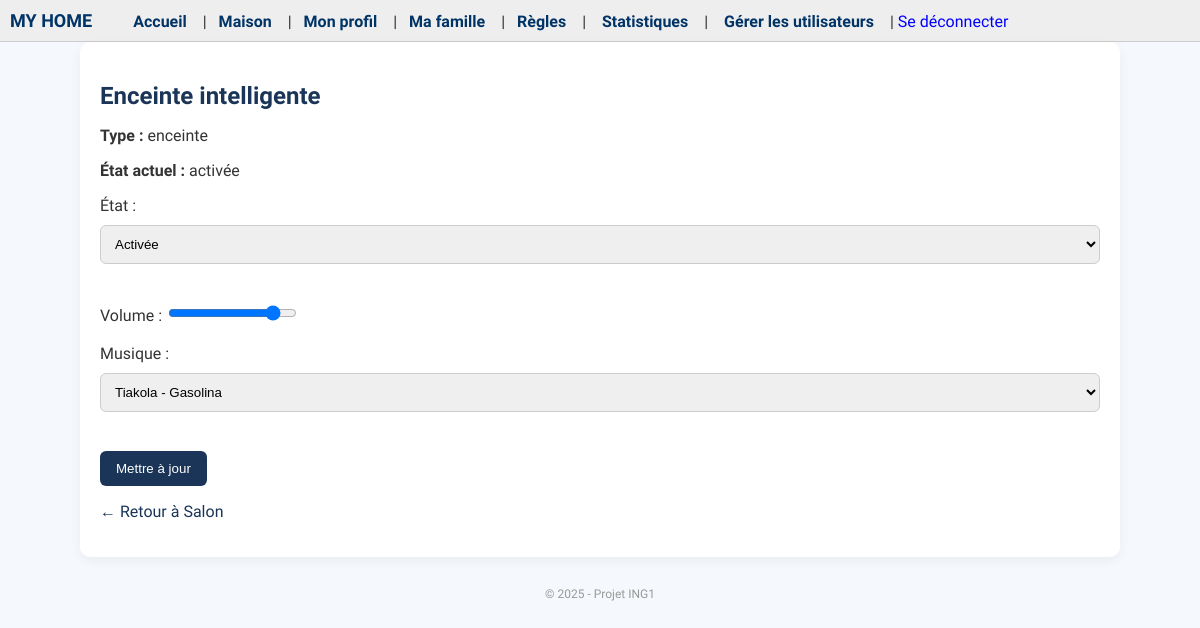
Before: /objet/42/ (signed in) with the older database file.
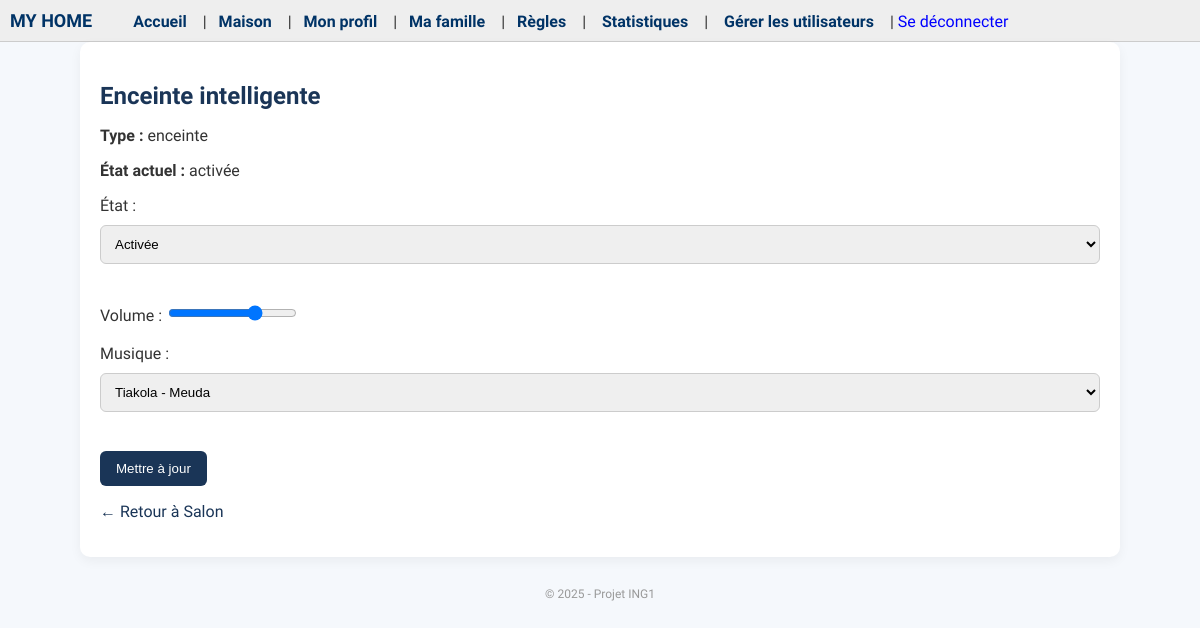
After: the same page with the newer database file.
### objets/models.py (models this page shows, shortened)
class ObjetConnecte(models.Model):
    nom = models.CharField(max_length=100)
    type_objet = models.CharField(max_length=100)
    etat = models.CharField(max_length=100, default="éteint")
    piece = models.ForeignKey(Piece, related_name="objets", on_delete=models.CASCADE)
    intensite = models.PositiveIntegerField(null=True, blank=True)  # lumière
    couleur = models.CharField(max_length=20, null=True, blank=True)
    volume = models.PositiveIntegerField(null=True, blank=True)  # enceinte
    musique = models.CharField(max_length=100, null=True, blank=True)
    temperature = models.FloatField(null=True, blank=True)  # thermostat, sèche-serviette
    mode = models.CharField(max_length=50, null=True, blank=True)  # thermostat, lit
    position = models.CharField(max_length=20, null=True, blank=True)  # volet, parasol, lit
    consommation_eau = models.FloatField(null=True, blank=True)  # capteur d'eau
    restreint_enfant = models.BooleanField(default=False)
    controle_parent_uniquement = models.BooleanField(default=False)
    date_derniere_interaction = models.DateTimeField(null=True, blank=True)

class Piece(models.Model):
    nom = models.CharField(max_length=100)

### objets/views.py (the view, shortened to what this page needs)
# urls.py: path('objet/<int:id>/', voir_objet, name='voir_objet'),
@login_required
def voir_objet(request, id):
    objet = get_object_or_404(ObjetConnecte, id=id)
    user = request.user
    if user.niveau not in ["intermédiaire", "avancé", "expert"]:
        return render(request, 'erreur.html', {'message': "Accès aux objets réservé à partir du niveau intermédiaire."})
    if user.age and user.age < 15 and objet.restreint_enfant:
        return render(request, 'erreur.html', {'message': "Accès interdit (objet restreint aux enfants)."})
    if user.type_membre != "parent" and objet.controle_parent_uniquement:
        return render(request, 'erreur.html', {'message': "Accès réservé aux parents."})
    return render(request, 'objet.html', {'objet': objet})

### templates/objet.html (shortened to what this page needs)
{% extends 'base.html' %}
{% block content %}
<h2>{{ objet.nom }}</h2>
<p><strong>Type :</strong> {{ objet.type_objet }}</p>
<p><strong>État actuel :</strong> {{ objet.etat }}</p>
<form method="post">
  {% if objet.type_objet in "téléviseur grille-pain réfrigérateur miroir douche détecteur de fumée" %}
    <label>État :</label>
    <select name="etat">
      <option value="allumé" {% if objet.etat == 'allumé' %}selected{% endif %}>Allumé</option>
      <option value="éteint" {% if objet.etat == 'éteint' %}selected{% endif %}>Éteint</option>
    </select><br><br>
  {% elif objet.type_objet == "enceinte" %}
    <label>État :</label>
    <select name="etat">
      <option value="activée" {% if objet.etat == 'activée' %}selected{% endif %}>Activée</option>
    </select><br><br>
    <label>Volume :</label>
    <input type="range" name="volume" min="0" max="100" value="{{ objet.volume|default:50 }}"><br><br>
    <label>Musique :</label>
    <select name="musique">
      <option value="Tiakola - Meuda" {% if objet.musique == 'Tiakola - Meuda' %}selected{% endif %}>Tiakola - Meuda</option>
      <option value="Tiakola - Gasolina" {% if objet.musique == 'Tiakola - Gasolina' %}selected{% endif %}>Tiakola - Gasolina</option>
    </select><br><br>
  {% elif objet.type_objet == "clé wifi" %}
    <label>État :</label>
    <select name="etat">
      <option value="activée" {% if objet.etat == 'activée' %}selected{% endif %}>Activée</option>
      <option value="désactivée" {% if objet.etat == 'désactivée' %}selected{% endif %}>Désactivée</option>
    </select><br><br>
  {% elif objet.type_objet == "capteur d’eau" %}
    <label>Consommation actuelle (L) :</label>
    <input type="number" name="consommation_eau" value="{{ objet.consommation_eau }}"><br><br>
  {% endif %}
  <button type="submit">Mettre à jour</button>
</form>
<p><a href="{% url 'voir_piece' objet.piece.id %}">← Retour à {{ objet.piece.nom }}</a></p>
{% endblock %}

Changed rows visible on the page:
changed ObjetConnecte "Enceinte intelligente": volume "86" → "70"; musique "Tiakola - Gasolina" → "Tiakola - Meuda"
